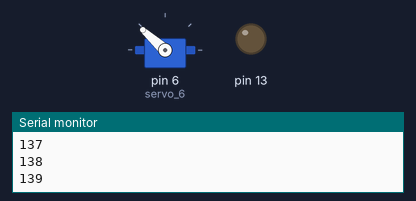
Recording of a sketch running on a simulated Arduino Uno, built with avr-gcc and run on an emulated ATmega328P. Parts: servo, output pins drawn as LEDs (lit = HIGH), the last lines printed to the serial monitor.

Above: at 0.05 s.
At 2.75 s:
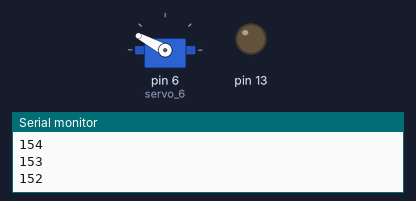
At 5.3 s:
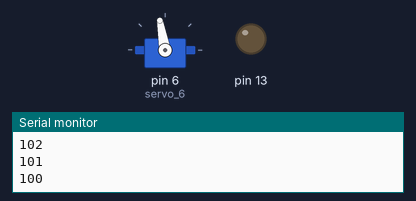
At 7.7 s:
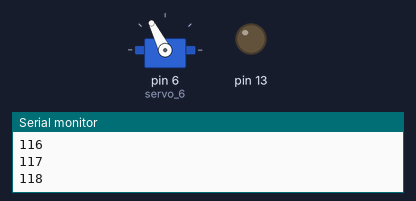
Timing chart, 0 to 10.2 s (numbered marks = the images above):
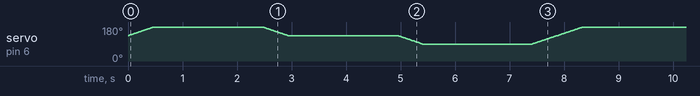

The sketch:

ServoBaixo.ino
```cpp
#include <Servo.h>

Servo servo_6;
int angMax = 180;//180 servo de baixo
int angMin = 90;//90 servo de baixo
int angMed = 135;
void setup()
{
  pinMode(13, OUTPUT);
  servo_6.attach(6);
  //ang = 0;
  servo_6.write(135);
  Serial.begin(9600);
}

void loop()
{
  //servo_6.write(0);
  //delay(1000); // Delay a little bit to improve simulation performance
  //ang = ang + 10;
  for(int i = angMed;i<angMax;i++){
    Serial.println(i);
    servo_6.write(i);
    delay(10);
  }
  delay(2000);
  for(int i = angMax;i>=angMed;i--){
    Serial.println(i);
    servo_6.write(i);
    delay(10);
  }
  delay(2000);
  for(int i = angMed;i>=angMin;i--){
    Serial.println(i);
    servo_6.write(i);
    delay(10);
  }
  delay(2000);
  for(int i = angMin;i<=angMed;i++){
    Serial.println(i);
    servo_6.write(i);
    delay(10);
  }
}
```
